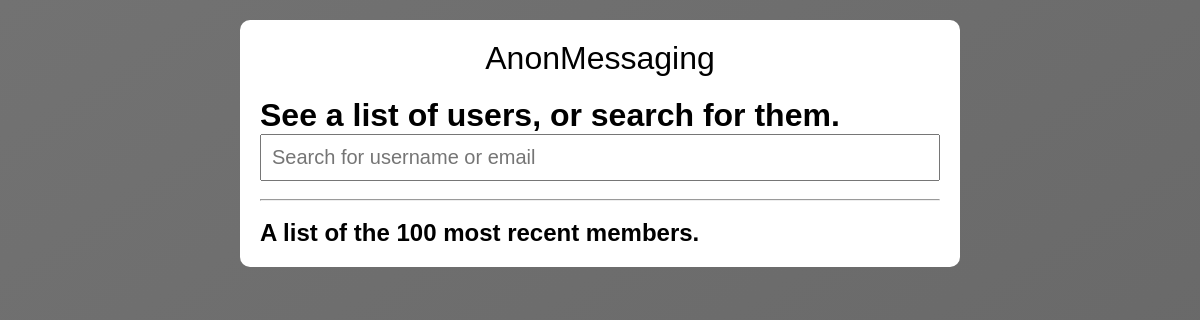
Before: /users/index.php with the older database file.
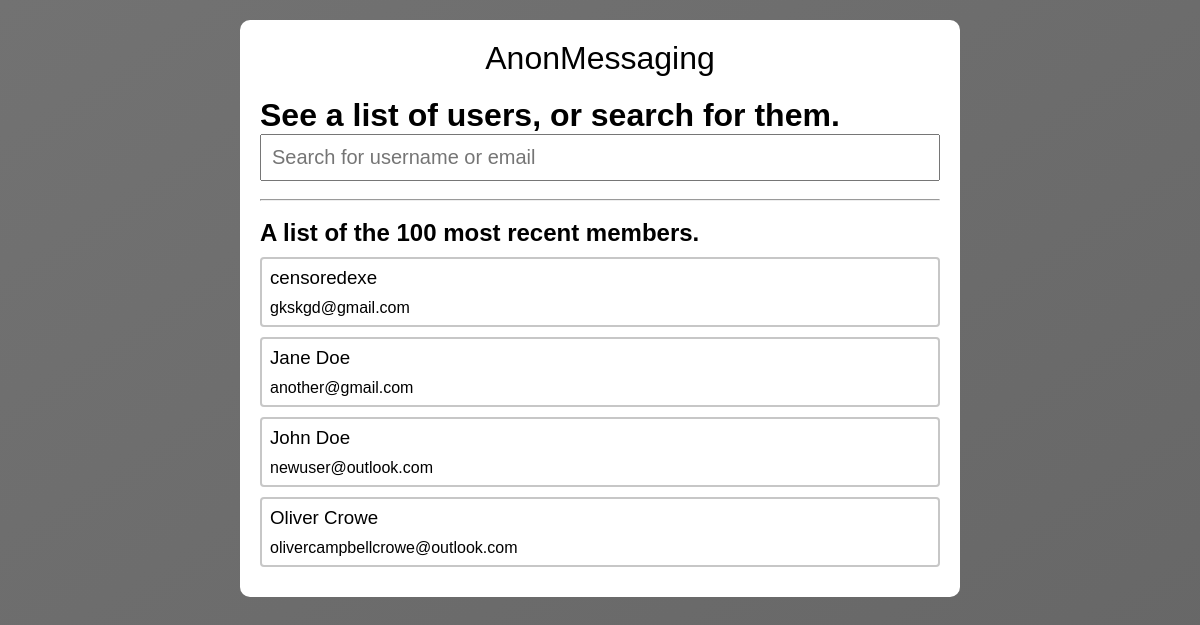
After: the same page with the newer database file.
### tables this page shows
CREATE TABLE `users` (
  `user_id` int(11) NOT NULL,
  `user_name` varchar(256) NOT NULL,
  `user_email` varchar(256) NOT NULL,
  `user_password` varchar(256) NOT NULL,
  `user_bio` longtext NOT NULL,
  `user_pfp` varchar(256) NOT NULL,
  `user_type` varchar(256) NOT NULL,
  `user_points` int(11) NOT NULL
);

### users/index.php (the view, shortened to what this page needs)
<?php
    include_once "../includes/functions.php";
?>
<!DOCTYPE html>
<html lang="en">
<head>
    <link href="../css/style.css" rel="stylesheet">
</head>
<body>
    <div class="main-column">
    <a style="color: #000;text-align:center;" href="../"><h1 style="font-weight:100;margin-bottom:20px;">AnonMessaging</h1></a>
    <h1>See a list of users, or search for them.</h1>
        <form method="GET" action="search.php">
            <input class="search-bar" type="search" name="search" placeholder="Search for username or email" required>
        </form>
        <br><hr><br>
        <h2>A list of the 100 most recent members.</h2>
        <?php
            $sql = "SELECT * FROM `users` ORDER BY `user_id` DESC";
            $result = mysqli_query($conn, $sql);
            while($row = mysqli_fetch_assoc($result)){
                ?>
                <a style="color: #000;" href="../profile/index.php?id=<?php echo $row['user_id']; ?>">
                <div class="user_div">
                    <h3><?php echo $row['user_name']; ?></h3>
                    <p style="margin-top:10px;"><?php echo $row['user_email']; ?></p>
                </div>
                <?php
            }
        ?>
    </div>
</body>
</html>

### css/style.css (style rules this page uses)
* { -webkit-box-sizing: border-box; box-sizing: border-box; padding: 0; margin: 0; }
body { font-family: sans-serif; background-attachment: fixed; background-size: cover; background-image: -webkit-gradient(linear, left top, right bottom, from(#727272), to(#666666)); background-image: linear-gradient(to bottom right, #727272, #666666); background-position: center; }
a { color: #00a2ff; text-decoration: none; }
h3 { font-weight: 100; }
.main-column { width: 60%; margin: 20px auto; padding: 20px; height: 100%; border-radius: 10px; background-color: white; -webkit-box-sizing: border-box; box-sizing: border-box; }
.search-bar { padding: 10px; width: 100%; font-size: 20px; }
.user_div { width: 100%; margin: 10px auto; background-color: rgba(255, 255, 255, 0.925); border-radius: 4px; padding: 8px; border: 2px solid #c7c7c7; }

Changed rows visible on the page:
added users: user_name "censoredexe", user_email "gkskgd@gmail.com"
added users: user_name "Jane Doe", user_email "another@gmail.com"
added users: user_name "John Doe", user_email "newuser@outlook.com"
added users: user_name "Oliver Crowe", user_email "olivercampbellcrowe@outlook.com"
